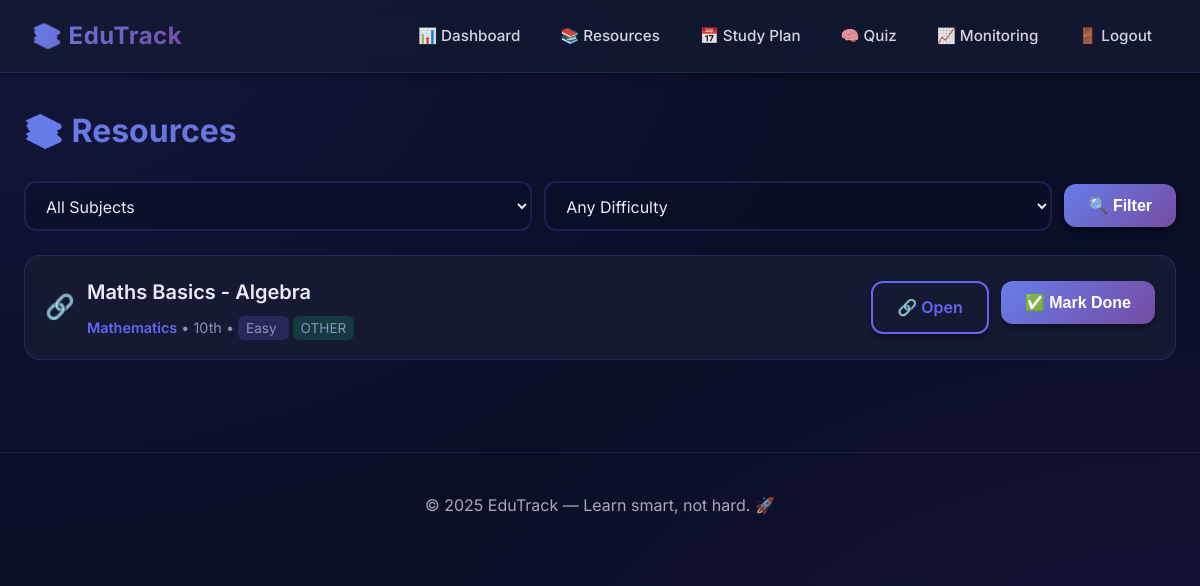
Page /resources (signed in) on the committed database.
### models.py (models this page shows)
class Resource(db.Model):
    id = db.Column(db.Integer, primary_key=True)
    title = db.Column(db.String(255), nullable=False)
    subject = db.Column(db.String(50), nullable=False)
    grade = db.Column(db.String(10), nullable=True)
    exam = db.Column(db.String(20), nullable=True)
    difficulty = db.Column(db.String(10), default="easy")
    url = db.Column(db.String(500), nullable=False)
    resource_type = db.Column(db.String(20), default="other")  # pdf, youtube, other
    created_at = db.Column(db.DateTime, default=datetime.utcnow)

### app.py (the view)
@app.route('/resources')
@login_required
def resources():
    subject = request.args.get('subject', '')
    difficulty = request.args.get('difficulty', '')
    query = Resource.query
    if subject:
        query = query.filter_by(subject=subject)
    if difficulty:
        query = query.filter_by(difficulty=difficulty)
    if current_user.grade:
        query = query.filter((Resource.grade == current_user.grade) | (Resource.grade == None))
    if current_user.target_exam:
        query = query.filter((Resource.exam == current_user.target_exam) | (Resource.exam == None))
    items = query.all()
    subjects = db.session.query(Resource.subject).distinct().all()
    subjects = [s[0] for s in subjects]
    return render_template('resources.html', items=items, subjects=subjects)

### app.py (called while the page is built)
@login_manager.user_loader
def load_user(user_id):
    return User.query.get(int(user_id))

### templates/resources.html (shortened to what this page needs)
{% extends "base.html" %}
{% block content %}
<h2>📚 Resources</h2>
<form method="get" class="filters">
  <select name="subject">
    <option value="">All Subjects</option>
  </select>
  <select name="difficulty">
    <option value="">Any Difficulty</option>
  </select>
  <button class="btn" type="submit">🔍 Filter</button>
</form>
<div class="list">
  {% for r in items %}
  <div class="item">
    <div style="display: flex; align-items: center; gap: 12px;">
      {% if r.resource_type == 'youtube' %}
        <span style="font-size: 1.5rem;">📺</span>
      {% elif r.resource_type == 'pdf' %}
        <span style="font-size: 1.5rem;">📄</span>
      {% else %}
        <span style="font-size: 1.5rem;">🔗</span>
      {% endif %}
      <div>
        <h4>{{ r.title }}</h4>
        <p class="muted">
          <span style="color: var(--accent); font-weight: 600;">{{ r.subject }}</span> •
          {{ r.exam or ('Grade ' ~ r.grade) }} •
          <span style="padding: 4px 8px; background: rgba(99, 102, 241, 0.2); border-radius: 6px; font-size: 0.85rem;">
            {{ r.difficulty|capitalize }}
          </span>
          {% if r.resource_type %}
          <span style="padding: 4px 8px; background: rgba(16, 185, 129, 0.2); border-radius: 6px; font-size: 0.85rem; margin-left: 4px;">
            {{ r.resource_type|upper }}
          </span>
          {% endif %}
        </p>
      </div>
    </div>
    <div class="actions">
      {% if r.resource_type == 'youtube' %}
        <a class="btn outline" href="{{ r.url }}" target="_blank">▶️ Watch Video</a>
      {% elif r.resource_type == 'pdf' %}
        <a class="btn outline" href="{{ r.url }}" target="_blank">📄 View PDF</a>
      {% else %}
        <a class="btn outline" href="{{ r.url }}" target="_blank">🔗 Open</a>
      {% endif %}
      <form method="post" action="{{ url_for('track') }}" onsubmit="return tracked(this);" style="margin: 0;">
        <button class="btn" type="submit">✅ Mark Done</button>
      </form>
    </div>
  </div>
  {% else %}
  <div class="empty-state">
    <p>No resources found. Try adjusting your filters.</p>
  </div>
  {% endfor %}
</div>
{% endblock %}

### static/css/styles.css (style rules this page uses)
:root { --bg: #0a0e27; --panel: #151932; --panel-hover: #1d2342; --muted: #8b92b8; --text: #e8eaf6; --accent: #6366f1; --accent-hover: #818cf8; --accent-2: #10b981; --accent-2-hover: #34d399; --danger: #ef4444; --warning: #f59e0b; --success: #10b981; --gradient-1: linear-gradient(135deg, #667eea 0%, #764ba2 100%); --gradient-2: linear-gradient(135deg, #f093fb 0%, #f5576c 100%); --gradient-3: linear-gradient(135deg, #4facfe 0%, #00f2fe 100%); --shadow: 0 4px 6px -1px rgba(0, 0, 0, 0.3), 0 2px 4px -1px rgba(0, 0, 0, 0.2); --shadow-lg: 0 10px 15px -3px rgba(0, 0, 0, 0.4), 0 4px 6px -2px rgba(0, 0, 0, 0.3); }
* { box-sizing: border-box; margin: 0; padding: 0; }
body { margin: 0; font-family: 'Inter', 'Segoe UI', system-ui, -apple-system, Roboto, sans-serif; background: var(--bg); background-image: radial-gradient(at 0% 0%, rgba(99, 102, 241, 0.1) 0px, transparent 50%), radial-gradient(at 100% 100%, rgba(139, 92, 246, 0.1) 0px, transparent 50%); color: var(--text); line-height: 1.6; min-height: 100vh; }
a { color: var(--text); text-decoration: none; transition: all 0.3s ease; }
input, select, textarea { background: rgba(10, 14, 39, 0.6); color: var(--text); border: 2px solid rgba(99, 102, 241, 0.2); border-radius: 12px; padding: 12px 16px; font-size: 1rem; transition: all 0.3s ease; font-family: inherit; }
.btn { background: var(--gradient-1); color: white; border: none; border-radius: 12px; padding: 12px 24px; cursor: pointer; font-weight: 600; font-size: 1rem; transition: all 0.3s ease; box-shadow: var(--shadow); position: relative; overflow: hidden; }
.btn::before { content: ''; position: absolute; top: 0; left: -100%; width: 100%; height: 100%; background: linear-gradient(90deg, transparent, rgba(255, 255, 255, 0.2), transparent); transition: left 0.5s; }
.btn.outline { background: transparent; border: 2px solid var(--accent); color: var(--accent); }
h2 { font-size: 2rem; font-weight: 700; margin-bottom: 24px; background: var(--gradient-1); -webkit-background-clip: text; -webkit-text-fill-color: transparent; background-clip: text; }
h4 { font-size: 1.25rem; font-weight: 600; margin-bottom: 8px; color: var(--text); }
.muted { color: var(--muted); font-size: 0.9rem; }
.list { display: flex; flex-direction: column; gap: 16px; }
.item { display: flex; justify-content: space-between; align-items: center; background: var(--panel); padding: 20px; border-radius: 16px; border: 1px solid rgba(99, 102, 241, 0.2); transition: all 0.3s ease; }
.actions { display: flex; gap: 12px; flex-wrap: wrap; }
.filters { display: flex; gap: 12px; margin-bottom: 24px; flex-wrap: wrap; align-items: center; }
.filters select { flex: 1; min-width: 200px; }

### rows in the picture
Resource: title "Maths Basics - Algebra", subject "Mathematics", exam "10th", difficulty "Easy", resource_type "OTHER"
